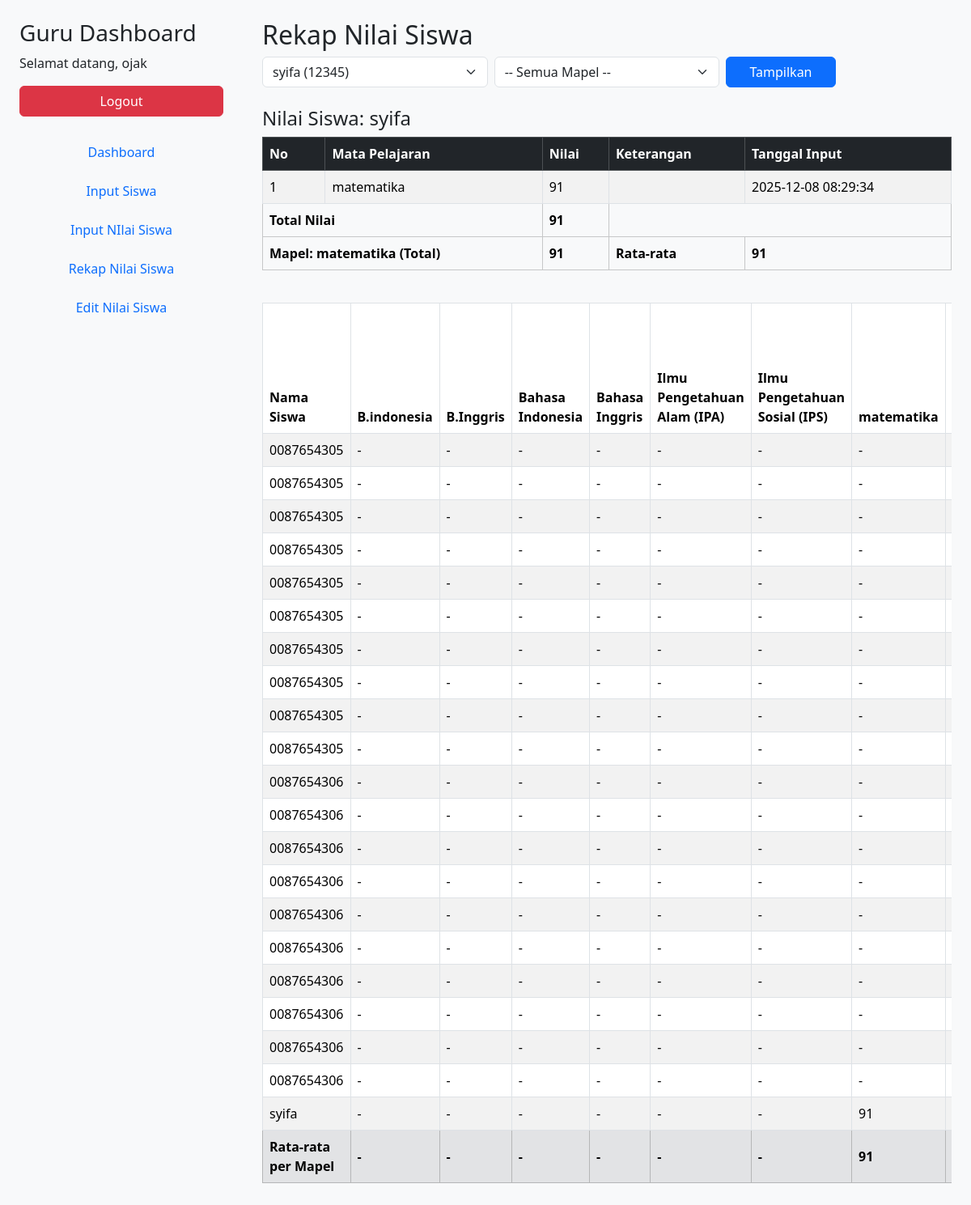
Page /rekap_nilai.php?id_siswa=24 (signed in) on the committed database.
### tables this page shows
CREATE TABLE `siswa` (
  `id` int(11) NOT NULL,
  `nama` varchar(100) NOT NULL,
  `nis` varchar(50) NOT NULL,
  `kelas` int(11) NOT NULL
);

CREATE TABLE `nilai` (
  `id` int(11) NOT NULL,
  `id_siswa` int(11) NOT NULL,
  `id_guru` int(11) NOT NULL,
  `id_mapel` int(11) NOT NULL,
  `nilai` int(11) NOT NULL,
  `keterangan` text DEFAULT NULL,
  `tanggal_input` timestamp NOT NULL DEFAULT current_timestamp()
);

CREATE TABLE `mapel` (
  `id_mapel` int(11) NOT NULL,
  `nama_mapel` varchar(50) NOT NULL
);

### rekap_nilai.php (the view, shortened to what this page needs)
<?php
include "koneksi.php";
$id_kelas = $_SESSION['id_kelas'];
$siswa_query = mysqli_query($conn, "SELECT * FROM siswa WHERE kelas='$id_kelas' ORDER BY nama ASC");
$id_siswa = isset($_GET['id_siswa']) ? intval($_GET['id_siswa']) : 0;
$id_mapel  = isset($_GET['id_mapel']) ? intval($_GET['id_mapel']) : 0;
$nilai_siswa = [];
$total_nilai = 0;
if($id_siswa > 0){
    $nilai_query = "
        SELECT
            n.nilai, n.keterangan, n.tanggal_input,
            m.nama_mapel, m.id_mapel
        FROM nilai n
        JOIN mapel m ON n.id_mapel = m.id_mapel
        WHERE n.id_siswa = $id_siswa
    ";
    $nilai_query .= " ORDER BY m.nama_mapel ASC";
    $nilai_result = mysqli_query($conn, $nilai_query);
    if($nilai_result){
        while($row = mysqli_fetch_assoc($nilai_result)){
            $nilai_siswa[] = $row;
            $total_nilai += $row['nilai'];
        }
    }
}
$nama_siswa = "";
if($id_siswa > 0){
    $s = mysqli_query($conn, "SELECT nama FROM siswa WHERE id='$id_siswa'");
    if($s && mysqli_num_rows($s) > 0){
        $nama_siswa = mysqli_fetch_assoc($s)['nama'];
    }
}
$mapel_list = [];
$mapel_sql = mysqli_query($conn, "SELECT id_mapel, nama_mapel FROM mapel ORDER BY nama_mapel ASC");
while($m = mysqli_fetch_assoc($mapel_sql)){
    $mapel_list[$m['id_mapel']] = $m['nama_mapel'];
}
$query = "
    SELECT s.id AS id_siswa, s.nama,
           n.id_mapel, n.nilai
    FROM siswa s
    LEFT JOIN nilai n ON s.id = n.id_siswa
    WHERE s.kelas = '$id_kelas'
    ORDER BY s.nama ASC
";
$result = mysqli_query($conn, $query);
$data = [];
$mapel_total = [];
$mapel_count = [];
while ($row = mysqli_fetch_assoc($result)) {
    $id_siswa = $row['id_siswa'];
    if (!isset($data[$id_siswa])) {
        $data[$id_siswa] = [
            "nama" => $row['nama'],
            "nilai" => [],
            "total" => 0,
            "count" => 0,
            "rata2" => 0
        ];
    }
    if ($row['id_mapel']) {
        $nilai = $row['nilai'];
        $data[$id_siswa]["nilai"][$row['id_mapel']] = $nilai;
        $data[$id_siswa]["total"] += $nilai;
        $data[$id_siswa]["count"] += 1;
        if (!isset($mapel_total[$row['id_mapel']])) {
            $mapel_total[$row['id_mapel']] = 0;
            $mapel_count[$row['id_mapel']] = 0;
        }
        $mapel_total[$row['id_mapel']] += $nilai;
        $mapel_count[$row['id_mapel']] += 1;
    }
}
?>
<!DOCTYPE html>
<html>
<head>
    <link href="https://cdn.jsdelivr.net/npm/bootstrap@5.3.2/dist/css/bootstrap.min.css" rel="stylesheet">
</head>
<body>
<div class="container-fluid">
    <div class="row vh-100">
        <div class="col-md-3 bg-light p-4 sidebar">
            <h3>Guru Dashboard</h3>
            <p>Selamat datang, <?= htmlspecialchars($_SESSION['nama'] ?? '') ?></p>
            <a href="logout.php" class="btn btn-danger mb-4 w-100">Logout</a>
           <ul class="nav flex-column mb-3">
                <li class="nav-item mb-2"><a class="nav-link btn btn-outline-primary" href="dashboard.php">Dashboard</a></li>
                <li class="nav-item mb-2"><a class="nav-link btn btn-outline-primary" href="inputsiswaguru.php">Input Siswa</a></li>
                <li class="nav-item mb-2"><a class="nav-link btn btn-outline-primary" href="input_nilai.php">Input NIlai Siswa</a></li>
                <li class="nav-item mb-2"><a class="nav-link btn btn-outline-primary" href="rekap_nilai.php">Rekap Nilai Siswa</a></li>
                <li class="nav-item mb-2"><a class="nav-link btn btn-outline-secondary" href="edit_nilai.php">Edit Nilai Siswa</a></li>
            </ul>
        </div>
        <div class="col-md-9 p-4 overflow-auto" style="height: 100vh;">
            <h2>Rekap Nilai Siswa</h2>
            <form method="GET" class="mb-4">
                <div class="row g-2">
                    <div class="col-md-4">
                        <select name="id_siswa" class="form-select" required>
                            <?php
                            mysqli_data_seek($siswa_query, 0);
                            while($siswa = mysqli_fetch_assoc($siswa_query)):
                            ?>
                                <option value="<?= $siswa['id'] ?>" <?= ($id_siswa == $siswa['id']) ? 'selected' : '' ?>>
                                    <?= htmlspecialchars($siswa['nama']) ?> (<?= htmlspecialchars($siswa['nis']) ?>)
                                </option>
                            <?php endwhile; ?>
                        </select>
                    </div>
                    <div class="col-md-4">
                        <select name="id_mapel" class="form-select">
                            <option value="0">-- Semua Mapel --</option>
                        </select>
                    </div>
                    <div class="col-md-2">
                        <button type="submit" class="btn btn-primary w-100">Tampilkan</button>
                    </div>
                </div>
            </form>
            <?php if($id_siswa > 0): ?>
                <h4>Nilai Siswa: <?= htmlspecialchars($nama_siswa) ?></h4>
                <?php if(count($nilai_siswa) > 0): ?>
                    <div class="table-responsive">
                        <table class="table table-bordered table-striped">
                            <thead class="table-dark">
                                <tr>
                                    <th>No</th>
                                    <th>Mata Pelajaran</th>
                                    <th>Nilai</th>
                                    <th>Keterangan</th>
                                    <th>Tanggal Input</th>
                                </tr>
                            </thead>
                            <tbody>
                                <?php
                                $no=1;
                                $mapel_sum = [];
                                foreach($nilai_siswa as $n):
                                    $mapel_sum[$n['nama_mapel']][] = $n['nilai'];
                                ?>
                                <tr>
                                    <td><?= $no++; ?></td>
                                    <td><?= htmlspecialchars($n['nama_mapel']) ?></td>
                                    <td><?= htmlspecialchars($n['nilai']) ?></td>
                                    <td><?= htmlspecialchars($n['keterangan']) ?></td>
                                    <td><?= htmlspecialchars($n['tanggal_input']) ?></td>
                                </tr>
                                <?php endforeach; ?>
                            </tbody>
                            <tfoot class="table-light">
                                <tr>
                                    <th colspan="2">Total Nilai</th>
                                    <th><?= $total_nilai ?></th>
                                    <th colspan="2"></th>
                                </tr>
                                <?php foreach($mapel_sum as $mapel => $nilai_arr):
                                    $sum_mapel = array_sum($nilai_arr);
                                    $avg_mapel = count($nilai_arr) > 0 ? round($sum_mapel/count($nilai_arr),2) : 0;
                                ?>
                                    <tr>
                                        <th colspan="2">Mapel: <?= htmlspecialchars($mapel) ?> (Total)</th>
                                        <th><?= $sum_mapel ?></th>
                                        <th>Rata-rata</th>
                                        <th><?= $avg_mapel ?></th>
                                    </tr>
                                <?php endforeach; ?>
                            </tfoot>
                        </table>
                    </div>
                <?php else: ?>
                    <div class="alert alert-info">Belum ada nilai untuk siswa ini pada mapel yang dipilih.</div>
                <?php endif; ?>
            <?php endif; ?>
            <div class="table-responsive mt-4">
<table class="table table-bordered table-striped">
    <thead class="table">
        <tr>
            <th>Nama Siswa</th>
            <?php foreach ($mapel_list as $mapel): ?>
                <th><?= htmlspecialchars($mapel) ?></th>
            <?php endforeach; ?>
        </tr>
    </thead>
    <tbody>
        <?php foreach ($data as $row): ?>
            <tr>
                <td><?= htmlspecialchars($row['nama']) ?></td>
                <?php foreach ($mapel_list as $id_mapel => $nama_mapel): ?>
                    <td><?= isset($row['nilai'][$id_mapel]) ? $row['nilai'][$id_mapel] : "-" ?></td>
                <?php endforeach; ?>
            </tr>
        <?php endforeach; ?>
    </tbody>
    <tfoot class="table-secondary">
        <tr>
            <th>Rata-rata per Mapel</th>
            <?php foreach ($mapel_list as $id_mapel => $nama_mapel): ?>
                <th>
                    <?= isset($mapel_total[$id_mapel])
                        ? round($mapel_total[$id_mapel] / $mapel_count[$id_mapel], 2)
                        : "-"
                    ?>
                </th>
            <?php endforeach; ?>
        </tr>
    </tfoot>
</table>
</div>
            </div>
        </div>
    </div>
</body>
</html>

### rekap_nilai.php (style rules this page uses)
body { background: #f8f9fa; }
.sidebar { height: 100vh; position: sticky; top: 0; overflow-y: auto; }

### rows in the picture
siswa: nama "syifa"
nilai: id_mapel.nama_mapel "matematika", nilai "91", tanggal_input "2025-12-08 08:29:34", id_siswa.nama "syifa"

### other values in the picture
$_SESSION['nama'] "ojak"
$total_nilai "91"
$mapel "matematika"
$sum_mapel "91"
$avg_mapel "91"
$mapel "B.indonesia"
$mapel "B.Inggris"
$mapel "Bahasa Indonesia"
$mapel "Bahasa Inggris"
$mapel "Ilmu Pengetahuan Alam (IPA)"
$mapel "Ilmu Pengetahuan Sosial (IPS)"
$row['nama'] "0087654305"
$row['nama'] "0087654306"
$mapel_total[$id_mapel] / $mapel_count[$id_mapel] "91"
form field id_siswa "syifa (12345)"
